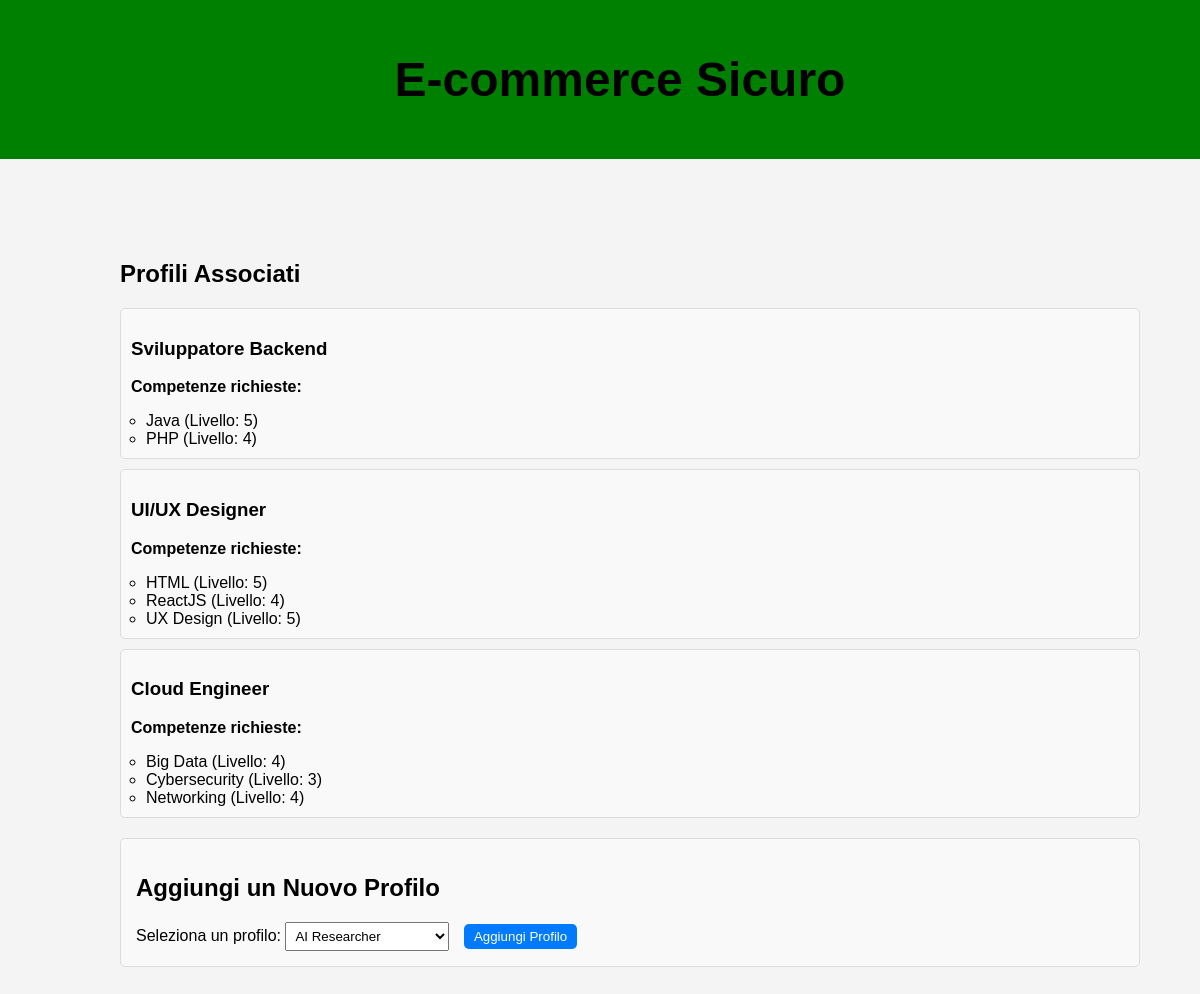
/php/inserisci_profilo.php?progetto=E-commerce+Sicuro (signed in), run on the app's committed database.
### tables this page shows
CREATE TABLE ProfiloSkill (
    id_Profilo INT NOT NULL,
    nome_Competenza VARCHAR(50) NOT NULL,
    livello INT,
    PRIMARY KEY (id_Profilo, nome_Competenza),
    FOREIGN KEY (id_Profilo) REFERENCES Profilo(id),
    FOREIGN KEY (nome_Competenza) REFERENCES Skill(competenza)
);

### php/inserisci_profilo.php (the view, shortened to what this page needs)
<?php
require 'config.php';
$nomeProgetto = $_GET['progetto'] ?? null;
$conn = new mysqli($host, $username, $password, $dbname);
$stmt = $conn->prepare("SELECT id_Profilo FROM Profilo_Software WHERE nome_Software = ?");
$stmt->bind_param("s", $nomeProgetto);
$stmt->execute();
$result = $stmt->get_result();
$profili = [];
while ($row = $result->fetch_assoc()) {
    $idProfilo = $row['id_Profilo'];
    $stmtProfilo = $conn->prepare("SELECT nome FROM Profilo WHERE id = ?");
    $stmtProfilo->bind_param("i", $idProfilo);
    $stmtProfilo->execute();
    $resultProfilo = $stmtProfilo->get_result();
    if ($profilo = $resultProfilo->fetch_assoc()) {
        $nomeProfilo = $profilo['nome'];
        $stmtCompetenze = $conn->prepare("SELECT nome_competenza, livello FROM ProfiloSkill WHERE id_profilo = ?");
        $stmtCompetenze->bind_param("i", $idProfilo);
        $stmtCompetenze->execute();
        $resultCompetenze = $stmtCompetenze->get_result();
        $competenze = [];
        while ($rowComp = $resultCompetenze->fetch_assoc()) {
            $competenze[] = [
                'competenza' => $rowComp['nome_competenza'],
                'livello' => $rowComp['livello']
            ];
        }
        $profili[] = [
            'nome' => $nomeProfilo,
            'competenze' => $competenze
        ];
    }
}
$stmt = $conn->prepare("SELECT id, nome FROM Profilo WHERE id NOT IN (SELECT id_Profilo FROM Profilo_Software WHERE nome_Software = ?) ORDER BY nome");
$stmt->bind_param("s", $nomeProgetto);
$stmt->execute();
$resultProfiliDisponibili = $stmt->get_result();
?>
<!DOCTYPE html>
<html lang="it">
<head>
    <link rel="stylesheet" href="../css/dashboard.css">
    <link rel="stylesheet" href="../css/options.css">
</head>
<body>
    <header>
        <h1><?php echo htmlspecialchars($nomeProgetto); ?></h1>
    </header>
    <div class="content">
        <section>
            <h2>Profili Associati</h2>
            <?php if (!empty($profili)): ?>
                <ul class="profile-list">
                    <?php foreach ($profili as $profilo): ?>
                        <li class="profile-item">
                            <h3><?php echo htmlspecialchars($profilo['nome']); ?></h3>
                            <p><strong>Competenze richieste:</strong></p>
                            <ul class="competence-list">
                                <?php foreach ($profilo['competenze'] as $competenza): ?>
                                    <li><?php echo htmlspecialchars($competenza['competenza']); ?> (Livello: <?php echo $competenza['livello']; ?>)</li>
                                <?php endforeach; ?>
                            </ul>
                        </li>
                    <?php endforeach; ?>
                </ul>
            <?php else: ?>
                <p>Nessun profilo associato a questo progetto.</p>
            <?php endif; ?>
        </section>
        <section class="add-profile-form">
            <h2>Aggiungi un Nuovo Profilo</h2>
            <form method="POST">
                <label for="profilo_da_aggiungere">Seleziona un profilo:</label>
                <select name="profilo_da_aggiungere" id="profilo_da_aggiungere" required>
                    <?php while ($profilo = $resultProfiliDisponibili->fetch_assoc()): ?>
                        <option value="<?php echo $profilo['id']; ?>"><?php echo htmlspecialchars($profilo['nome']); ?></option>
                    <?php endwhile; ?>
                </select>
                <button type="submit">Aggiungi Profilo</button>
            </form>
        </section>
    </div>
</body>
</html>

### css/dashboard.css (style rules this page uses)
body { font-family: Arial, sans-serif; background-color: #f4f4f4; box-sizing: border-box; margin: 0; padding: 0; min-height: 100vh; overflow-y: auto; padding-bottom: 60px; }
header { text-align: center; padding: 20px; font-size: 24px; font-weight: bold; background-color: green; position: fixed; top: 0; width: 100%; }
.content { padding: 30vh 5vw 20vh 10vw; }

### php/inserisci_profilo.php (style rules this page uses)
.profile-list { list-style-type: none; padding: 0; }
.profile-item { border: 1px solid #ddd; padding: 10px; margin-bottom: 10px; border-radius: 5px; background: #f9f9f9; }
.competence-list { margin-top: 5px; padding-left: 15px; }
.add-profile-form { margin-top: 20px; padding: 15px; border: 1px solid #ddd; border-radius: 5px; background: #f9f9f9; }
.add-profile-form select { padding: 5px; margin-right: 10px; }
.add-profile-form button { padding: 5px 10px; background-color: #007BFF; color: white; border: none; border-radius: 5px; cursor: pointer; }

### data on the page
profiloskill: nome_Competenza "Java", livello "5"
profiloskill: nome_Competenza "PHP", livello "4"
profiloskill: nome_Competenza "HTML", livello "5"
profiloskill: nome_Competenza "ReactJS", livello "4"
profiloskill: nome_Competenza "UX Design", livello "5"
profiloskill: nome_Competenza "Big Data", livello "4"
profiloskill: nome_Competenza "Cybersecurity", livello "3"
profiloskill: nome_Competenza "Networking", livello "4"

### other printed values
$nomeProgetto "E-commerce Sicuro"
$profilo['nome'] "Sviluppatore Backend"
$profilo['nome'] "UI/UX Designer"
$profilo['nome'] "Cloud Engineer"
form field profilo_da_aggiungere "AI Researcher"
